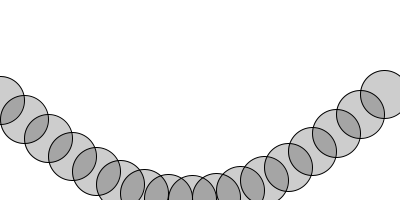
Frame 1 (no input)
Frame 60 (the mouse pressed at the canvas centre just before this capture): identical to frame 1, image omitted
Frame 120 (the mouse held since frame 60 and released just before this capture): identical to frame 1, image omitted

The Processing sketch that drew this single still picture (run headless with seeded random() and noise(); from frame 60 on, the mouse is pressed at the canvas centre):

// Processing sketch: wave_static
// ── wave_static.pde
float startAngle = 0;
float angleVel = 0.2;

void setup()  {   
  size(400,200);  
}   

void draw() {     
  background(255);
  
  float angle = startAngle;
  
  beginShape();
  for (int x = 0; x <=width; x+= 24){
    float y = map(sin(angle), -1, 1, 0, height);
    stroke(0);
    fill(0,50);
    ellipse(x,y,48,48);
    angle += angleVel;
  }
  endShape();
}
